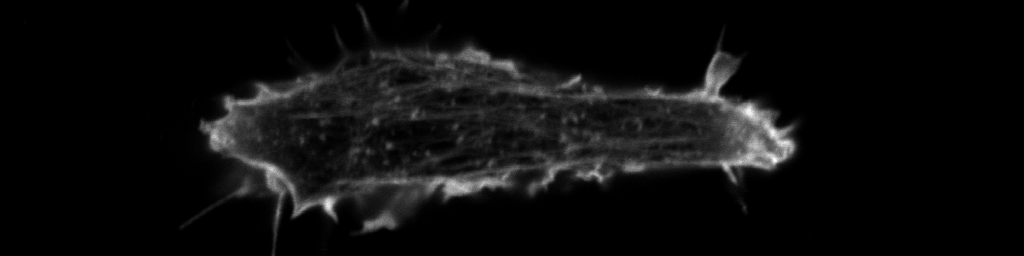
#> input picture n1001z3c2.tif, 1024 x 256 px
$ python Final_Project_submission.py   (older library calls are emulated)
#> lines starting #> are read from the running program, lines starting #| are printed output that depends on the picture; after the words box and inside, x2 and y2 are one past the last pixel; in counts of white or black regions, pixels touching at a corner belong together
from PIL import Image
import numpy as np
import cv2
import matplotlib.pyplot as plt
import time


def binary(image, threshold):
    '''
    This function converts any form of image to a binary image.
    This is done so that the image can be scanned and denoised
    more efficiently.
    **Parameters**
        image: *image*
            This is the image that has to be converted to a binary image.
        threshold: *float*
            A % of the minimum pixel intensity for it to be considered
            white or black.
    **Returns**
        binary_image: *image, png*
            This is a binary image. i.e. It has only 2 possible values
            for it's pixels, 1 or 0.
    '''
#> called with image = 'n1001z3c2.tif', threshold = 0.01
    file = Image.open(image)
#> file is the input picture: PIL image 1024x256 I;16; min 0, max 2608, mean 138.7
    width, height = file.size
    new_image = Image.new('1', (width, height))
#> new_image: PIL image 1024x256 1; every value is 0
    max_intensity = 0
    min_intensity = 65536

    for x in range(width):
        for y in range(height):

            pxl = file.getpixel((x, y))

            if pxl > max_intensity:
                max_intensity = pxl

            if pxl < min_intensity:
                min_intensity = pxl
#> after the loop, max_intensity = 2608; min_intensity = 0

    for x in range(width):
        for y in range(height):

            pxl_2 = file.getpixel((x, y))
            cutoff = (max_intensity - min_intensity) * threshold
            if cutoff != 0:
                if pxl_2 >= cutoff:
                    new_image.putpixel((x, y), 1)

                else:
                    new_image.putpixel((x, y), 0)

            if cutoff == 0:
                if pxl_2 > cutoff:
                    new_image.putpixel((x, y), 1)
                else:
                    new_image.putpixel((x, y), 0)
#> new_image: PIL image 1024x256 1; 31.3% white; 109 white regions (107 under 20 px), largest, box (x1, y1, x2, y2) and area: (178, 1, 807, 256) 81700, (396, 0, 410, 17) 149

    new_image.save("binary_image.png", "PNG")

    return "binary_image.png"


# [32 lines left out: function denoise, not called in this run]


def hyper_denoise(image):
    '''
    Further filtering the binary denoised image by parsing it
    through one more denoising function. This function uses more
    stringent conditions to reduce noise and filters out noise by
    changing their pixel values to 0.
    '''
#> called with image = 'binary_image.png'
    direction = [(-1, -1), (-1, 0), (-1, 1), (0, -1), (
        0, 0), (0, 1), (1, -1), (1, 0), (1, 1)]

    file = Image.open(image)
    width, height = file.size
    new_image = Image.open(image)

    for x in range(1, width - 1):
        for y in range(1, height - 1):

            neighbor_pixel = 0

            for i in direction:

                pxl_3 = file.getpixel((x + i[0], y + i[1]))

                neighbor_pixel = neighbor_pixel + pxl_3

            if neighbor_pixel >= 5:
                new_image.putpixel((x, y), 1)

            else:
                new_image.putpixel((x, y), 0)
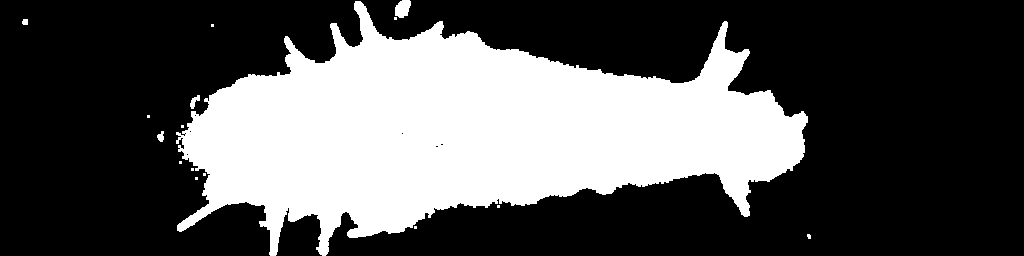
#> new_image: PIL image 1024x256 1; 33.1% white; 16 white regions (11 under 20 px), largest, box (x1, y1, x2, y2) and area: (176, 1, 808, 256) 86255, (395, 0, 411, 18) 220, (190, 95, 200, 109) 71, (157, 131, 164, 142) 53, (22, 19, 28, 25) 33

    new_image.save("hyper_denoised_binary_image.png", "PNG")
    # new_image.show()

    return "hyper_denoised_binary_image.png"


# [38 lines left out: function ultra_hyper_denoise, not called in this run]


def outline(image, threshold, iteration, kernel_size, maxlevel):
    '''
    Given a filtered binary image, this function will return a numpy
    array of the largest contour on in the image. This function hence
    returns the coordinates of the cell boundary.
    **Parameters**
        image: *binary, png*
            Takes in a binary, denoised image.
        threshold: *float*
            A % of the minimum pixel intensity for it to be considered
            white or black.
        iteration: *int*
            Number of times we want to erode the outer pixel layer of
            the image.
        kernel_size: *odd numbered matrix, int*
            A matrix that dictates the number of neighbouring cells'
            pixel values be scanned in order to decide whether the
            current pixel value is 1 or 0.
        maxlevel: *int*
            It is the maximum level for drawn contours. Given 0 as we
            only want the largest contour.
    **Returns**
        width: *int*
            Width of image
        height: *int*
            Height of image
        cnt: *numpy.ndarray*
            Numpy array containing the coordinates and grayscale
            value of the largest contour in the image.
    '''

    # Convert denoised image to binary image (black & white) and show.
    # Press any key to proceed
    imported_img = cv2.imread(image)
    img_BW = cv2.cvtColor(imported_img, cv2.COLOR_BGR2GRAY)
    cv2.imshow('imported_img', imported_img)
    cv2.waitKey(0)

    # '15' is chosen by trial-and-error to produce the best outline of the cell
    ret, thresh1 = cv2.threshold(img_BW, threshold, 255, cv2.THRESH_BINARY)

    # square image kernel used for erosion
    kernel = np.ones((kernel_size, kernel_size), np.uint8)

    # refines all edges in the binary image
    erosion = cv2.erode(thresh1, kernel, iterations=iteration)

    # this is for further removing small noises and holes in the image
    opening = cv2.morphologyEx(erosion, cv2.MORPH_OPEN, kernel)
    closing = cv2.morphologyEx(opening, cv2.MORPH_CLOSE, kernel)

    # Image dimension:
    width, height = len(closing[0]), len(closing)

    # This finds contours with no approximation. The resulting list of
    # contours contain all points on object boundary.

    # For Python 2, use the following line:
    contours, hierarchy = cv2.findContours(
        closing, cv2.RETR_TREE, cv2.CHAIN_APPROX_NONE)

    # For Python 3, use the following line:
    # img, contours, hierarchy = cv2.findContours(
    #     closing, cv2.RETR_TREE, cv2.CHAIN_APPROX_NONE)

    # Clean up the cell boundary. Press any key to proceed
    cv2.imshow('Clean: Press any key to proceed', closing)
    cv2.drawContours(closing, contours, -1, (100, 100, 100), 4)
    cv2.waitKey(0)

    # List, holds all area coordinates
    areas = []

    for contour in contours:
        ar = cv2.contourArea(contour)
        areas.append(ar)

    # Finding index of list elements with largest area
    max_area = max(areas)
    max_area_index = areas.index(max_area)

    # Numpy array, contains coordinates of largest area
    cnt = contours[max_area_index]

    # Further smooth out the cell boundary. Press any key to proceed
    cv2.drawContours(closing, [cnt], 0, (100, 100, 100), 3, maxLevel=maxlevel)
    cv2.imshow('Cleaner: Press any key to proceed', closing)
    cv2.waitKey(0)

    return width, height, cnt


def edge(width, height, cnt, output):
    '''
    This function takes the smoothened out contours obtained in
    *outline* function and process it to create a list of coordinates
    for the boundary of the main cell body (object with largest area)
    and its image.
    **Parameters**
        width, height: *int*
            Dimension of image
        cnt: *numpy.ndarray*
            Numpy array containing the coordinates and grayscale value
            of the largest contour in the image.
    **Returns**
        contour_list: *list, tuples*
            List containing the coordinates (tuples) of the cell boundary
        image: *binary, png*
            This image contains only the cell boundary.
    '''

    # Converting numpy array into a list of tuples
    countour_list = []
    for i in cnt:
        countour_list.append((i[0][0], i[0][1]))

    # print(countour_list)

    # The following code generates the image of the cell edge
    new_image = Image.new('1', (width, height))

    for x in range(width):
        for y in range(height):
            new_image.putpixel((x, y), 0)

    for i in countour_list:
        new_image.putpixel(i, 1)

    new_image.save(output)

    return countour_list


def centroid(cnt, image2annotate, output):

    '''
    This section was referenced to the help source:
    https://docs.opencv.org/3.1.0/dd/d49/tutorial_py_contour_features.html
    This function finds the centroid of a cell based on the cell
    boundary found from *edge* function.
    **Parameters**
        cnt: *numpy.ndarray*
            Numpy array containing the coordinates and grayscale value
            of the largest contour in the image.
        image2annotate: *binary, tif*
            An image with the cell boundary used to annotate where the
            centroid is.
    **Returns**
        centroid: *tuple*
            coordinate of the centroid of the cell
        Image: *.tif*
            Illustrative image with the centroid
    '''

    # Convert image of cell boundary to numpy array for cv2
    image_to_annotate = cv2.imread(image2annotate)

    # calculate moments of binary image
    M = cv2.moments(cnt)
    # print M

    # calculate x,y coordinate of centroid
    cX = int(round(M["m10"] / M["m00"]))
    cY = int(round(M["m01"] / M["m00"]))
    centroid = tuple((cX, cY))

    # put text and highlight the centroid
    cv2.circle(image_to_annotate, centroid, 3, (225, 225, 225), -1)
    cv2.putText(image_to_annotate, "centroid", (
        cX - 25, cY - 25), cv2.FONT_HERSHEY_SIMPLEX, 0.5, (225, 225, 255), 1)

    # Save the image. Uncomment the last 2 codes to show:
    cv2.imwrite(output, image_to_annotate)
    cv2.imshow("centroid", image_to_annotate)
    cv2.waitKey(0)

    return centroid


def shapes():
    '''
    This functions defines the sizes of the shapes to be drawn
    with known centres, outlines and values. Enables the unit test
    function to run, checking the accuracy of the code.

    **Returns**
        Images: 2 separate grayscale images of a square and an ellipse
    '''

    # Draw and fill a square and an ellipse with cv2 built-in functions:
    square = np.zeros((512, 512, 3), np.uint8)
    cv2.rectangle(square, (1, 1), (51, 51), (0, 255, 0), -1)

    ellipse = np.zeros((512, 512, 3), np.uint8)
    cv2.ellipse(ellipse, (256, 256), (100, 50), 0, 0, 360, (0, 255, 0), -1)

    # Save shape images as .jpg files. Then read them with with cv2 to
    # convert to grayscale image and overwrite the original files into
    # grayscale files
    cv2.imwrite("square.jpg", square)
    cv2.imwrite("ellipse.jpg", ellipse)

    gray = cv2.imread("square.jpg", 0)
    cv2.imwrite("square.jpg", gray)

    gray = cv2.imread("ellipse.jpg", 0)
    cv2.imwrite("ellipse.jpg", gray)

    # [4 lines of commented-out code are left out]


def unit_test(filename):
    '''
    Unit test function in order to test out the code that will
    run the current code on predefined functions and known shapes
    and asserts it against known answers. If the answers match,
    the function will run, else display an error.

    **Parameters**
        filename: *str* + '.jpg'
            Appropriate filename of shape images generated by
            *shapes()* function
    '''

    # Test image is clean and already binary so there is no need for denoising
    w, h, cnt = outline(filename, 1, 1, 3, 0)

    # Square Centroid  = 26,26
    # Ellipse Centroid  = 256, 256
    centroid_dict = {'square': (26, 26), 'ellipse': (256, 256)}

    cnt_output = filename.split('.jpg')[0] + '_contour.jpg'
    edge(w, h, cnt, output=cnt_output)

    cent_output = filename.split('.jpg')[0] + '_centroid.jpg'
    cent = centroid(cnt, image2annotate=cnt_output, output=cent_output)
    print("Centroid is :", cent)
    assert cent == centroid_dict[
        filename.split('.jpg')[0]], 'Centroid incorrect'


'''
********************************************************************
The following code is for project continuation. Currently not in use
********************************************************************
'''


# [102 lines left out: functions timer, background_corr, histo_plot, not called in this run]


if __name__ == "__main__":

    filename = 'n1001z3c2.tif'
    a = binary(filename, 0.01)

    c = hyper_denoise(a)

    w, h, cnt = outline(c, 1, 1, 3, 0)
#> in outline, `ret, thresh1 = cv2.threshold(img_BW, threshold, 255, cv2.THRESH_BINARY)`: ret = 1
#> in outline, `width, height = len(closing[0]), len(closing)`: width = 1024; height = 256
#> in outline, `contours, hierarchy = cv2.findContours( closing, cv2.RETR_TREE, cv2.CH..`: contours = 7 contours, 5 with area under 20; largest, box (x1, y1, x2, y2) and area: (178, 2, 807, 256) 81983, (396, 0, 410, 17) 138
#> the loop in outline, `for contour in contours:` made 7 passes
#> ar on passes 1 to 7: 6, 6, 81983, 18, 18, 14, 138
#> after the loop in outline, `for contour in contours:`: areas = [6, 6, 81983, 18, 18, 14, 138]
#> in outline, `max_area = max(areas)`: max_area = 81983
#> in outline, `max_area_index = areas.index(max_area)`: max_area_index = 2
#> in outline, `cnt = contours[max_area_index]`: cnt = contour of 2110 points, box (x1, y1, x2, y2) (178, 2, 807, 256), area 81983
#> w = 1024; h = 256

    filename1 = filename.split('.')[0] + "_contour.jpg"

    edge(w, h, cnt, output=filename1)
#> the loop in edge, `for i in cnt:` made 2110 passes
#> i on passes 1 to 3: [[356, 2]], [[356, 3]], [[355, 4]]
#> after the loop in edge, `for i in cnt:`: countour_list = 2110 pairs, first value 178 to 806, second value 2 to 255
#> the loop in edge, `for i in countour_list:` made 2110 passes
#> after the loop in edge, `for i in countour_list:`:
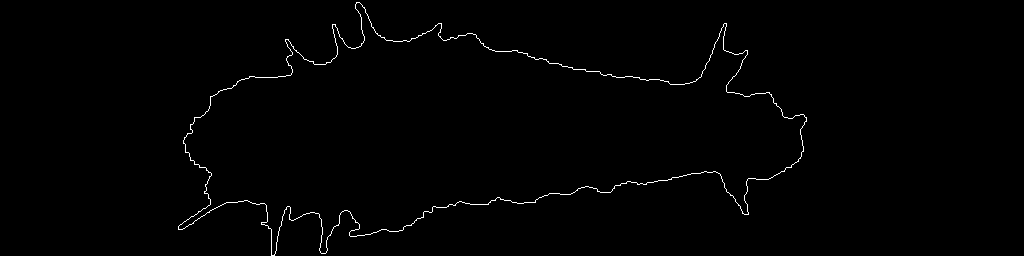
#> new_image: PIL image 1024x256 1; 0.8% white in thin lines or dots, all inside (x1, y1, x2, y2) = (178, 2, 807, 256)

    filename2 = filename.split('.')[0] + '_centroid.jpg'

    print("centroid is :", centroid(
        cnt, image2annotate=filename1, output=filename2))
#> in centroid, `M = cv2.moments(cnt)`: M = moments, m00 81983, centre m10/m00, m01/m00 = (470.6, 131.7)
#> in centroid, `cX = int(round(M["m10"] / M["m00"]))`: cX = 471
#> in centroid, `cY = int(round(M["m01"] / M["m00"]))`: cY = 132
#> in centroid, `centroid = tuple((cX, cY))`: centroid = (471, 132)
#| centroid is : (471, 132)

    #################################################################
    # Initializing unit test for predetermined shapes here. For square
    # use 'square.jpg'. For ellipse, use 'ellipse.jpg'
    #################################################################
    shapes()
    unit_test('ellipse.jpg')
#> call 2 of outline, with image = 'ellipse.jpg', threshold = 1, iteration = 1, kernel_size = 3, maxlevel = 0
#> in outline (call 2), `width, height = len(closing[0]), len(closing)`: width = 512
#> in outline (call 2), `contours, hierarchy = cv2.findContours( closing, cv2.RETR_TREE, cv2.CH..`: contours = 1 contour; box (x1, y1, x2, y2) and area: (157, 207, 356, 306) 15154
#> in outline (call 2), `cv2.drawContours(closing, contours, -1, (100, 100, 100), 4)`:
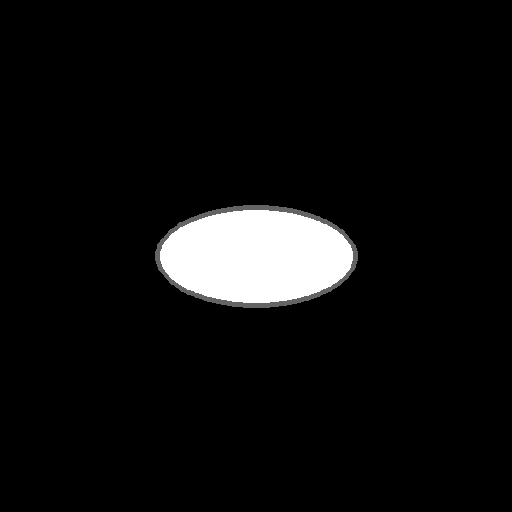
#> closing: shape (512, 512); min 0, max 255, mean 14.5
#> the loop in outline (call 2), `for contour in contours:` made 1 pass
#> ar on pass 1: 15154
#> after the loop in outline (call 2), `for contour in contours:`: areas = [15154]
#> in outline (call 2), `max_area = max(areas)`: max_area = 15154
#> in outline (call 2), `max_area_index = areas.index(max_area)`: max_area_index = 0
#> in outline (call 2), `cnt = contours[max_area_index]`: cnt = contour of 450 points, box (x1, y1, x2, y2) (157, 207, 356, 306), area 15154
#> in unit_test, `w, h, cnt = outline(filename, 1, 1, 3, 0)`: w = 512
#> call 2 of edge, with width = 512, height = 512, cnt = array of shape (450, 1, 2), output = 'ellipse_contour.jpg'
#> the loop in edge (call 2), `for i in cnt:` made 450 passes
#> i on passes 1 to 3: [[243, 207]], [[242, 208]], [[241, 208]]
#> after the loop in edge (call 2), `for i in cnt:`: countour_list = 450 pairs, first value 157 to 355, second value 207 to 305
#> the loop in edge (call 2), `for i in countour_list:` made 450 passes
#> after the loop in edge (call 2), `for i in countour_list:`:
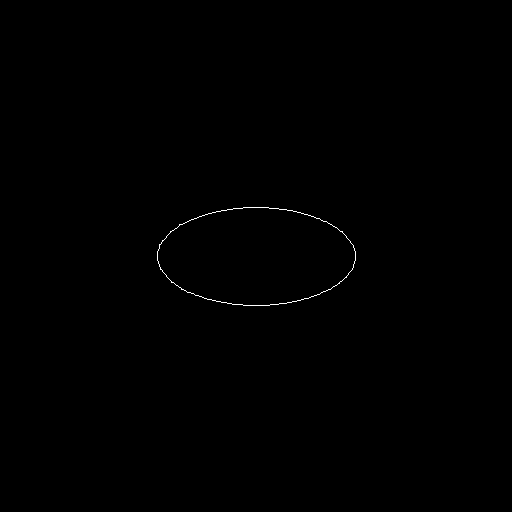
#> new_image: PIL image 512x512 1; 0.17% white in thin lines or dots, all inside (x1, y1, x2, y2) = (157, 207, 356, 306)
#> call 2 of centroid, with cnt = array of shape (450, 1, 2), image2annotate = 'ellipse_contour.jpg', output = 'ellipse_centroid.jpg'
#> in centroid (call 2), `M = cv2.moments(cnt)`: M = moments, m00 15154, centre m10/m00, m01/m00 = (256, 256)
#> in centroid (call 2), `cX = int(round(M["m10"] / M["m00"]))`: cX = 256
#> in centroid (call 2), `centroid = tuple((cX, cY))`: centroid = (256, 256)
#> in centroid (call 2), `cv2.putText(image_to_annotate, "centroid", ( cX - 25, cY - 25), cv2.FO..`:
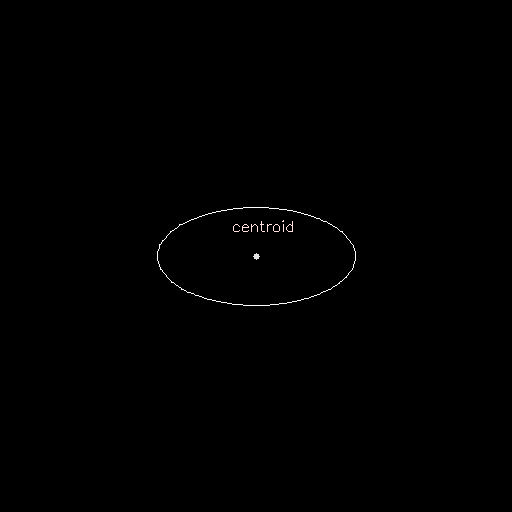
#> image_to_annotate: shape (512, 512, 3); mean B, G, R 0.6, 0.6, 0.7
#| Centroid is : (256, 256)
    unit_test('square.jpg')
#> call 3 of outline, with image = 'square.jpg', threshold = 1, iteration = 1, kernel_size = 3, maxlevel = 0
#> in outline (call 3), `contours, hierarchy = cv2.findContours( closing, cv2.RETR_TREE, cv2.CH..`: contours = 1 contour; box (x1, y1, x2, y2) and area: (2, 2, 51, 51) 2304
#> in outline (call 3), `cv2.drawContours(closing, contours, -1, (100, 100, 100), 4)`:
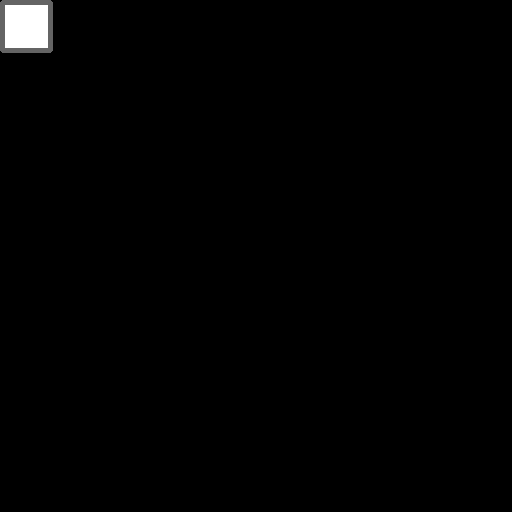
#> closing: shape (512, 512); min 0, max 255, mean 2.2
#> the loop in outline (call 3), `for contour in contours:` made 1 pass
#> ar on pass 1: 2304
#> after the loop in outline (call 3), `for contour in contours:`: areas = [2304]
#> in outline (call 3), `max_area = max(areas)`: max_area = 2304
#> in outline (call 3), `cnt = contours[max_area_index]`: cnt = contour of 192 points, box (x1, y1, x2, y2) (2, 2, 51, 51), area 2304
#> call 3 of edge, with width = 512, height = 512, cnt = array of shape (192, 1, 2), output = 'square_contour.jpg'
#> the loop in edge (call 3), `for i in cnt:` made 192 passes
#> i on passes 1 to 3: [[2, 2]], [[2, 3]], [[2, 4]]
#> after the loop in edge (call 3), `for i in cnt:`: countour_list = 192 pairs, first value 2 to 50, second value 2 to 50
#> the loop in edge (call 3), `for i in countour_list:` made 192 passes
#> after the loop in edge (call 3), `for i in countour_list:`:
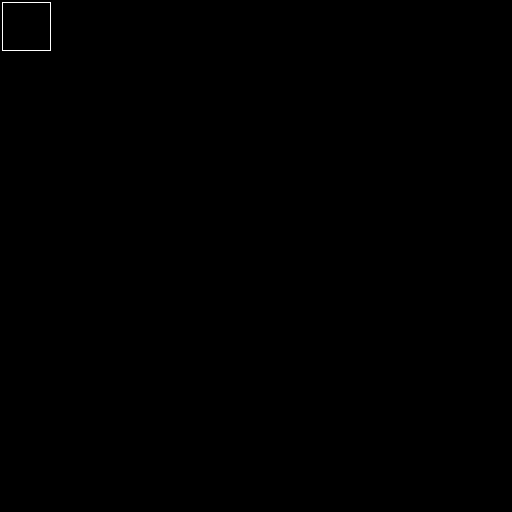
#> new_image: PIL image 512x512 1; 0.07% white in thin lines or dots, all inside (x1, y1, x2, y2) = (2, 2, 51, 51)
#| Centroid is : (26, 26)
